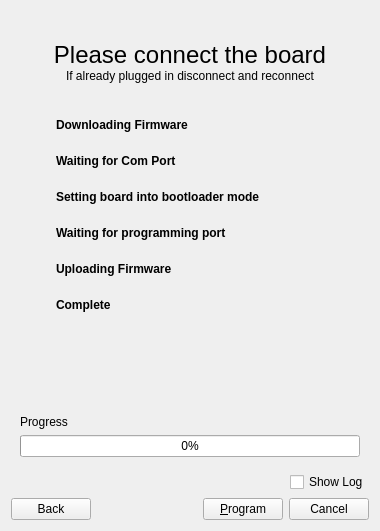
<?xml version="1.0" encoding="UTF-8"?>
<ui version="4.0">
 <class>firmwarewizard</class>
 <widget class="QWidget" name="firmwarewizard">
  <property name="geometry">
   <rect>
    <x>0</x>
    <y>0</y>
    <width>380</width>
    <height>531</height>
   </rect>
  </property>
  <property name="windowTitle">
   <string>Firmware Loader</string>
  </property>
  <layout class="QVBoxLayout" name="verticalLayout_3">
   <item>
    <widget class="QStackedWidget" name="stkWidget">
     <property name="currentIndex">
      <number>1</number>
     </property>
     <widget class="QWidget" name="page">
      <layout class="QVBoxLayout" name="verticalLayout_2">
       <item>
        <widget class="QLabel" name="label">
         <property name="text">
          <string>&lt;html&gt;&lt;head/&gt;&lt;body&gt;&lt;p align=&quot;center&quot;&gt;&lt;span style=&quot; font-size:18pt; font-weight:600;&quot;&gt;Choose your firmware&lt;/span&gt;&lt;/p&gt;&lt;/body&gt;&lt;/html&gt;</string>
         </property>
         <property name="margin">
          <number>10</number>
         </property>
        </widget>
       </item>
       <item>
        <layout class="QGridLayout" name="gridLayout">
         <item row="2" column="2">
          <widget class="QPushButton" name="cmdOpenFile">
           <property name="sizePolicy">
            <sizepolicy hsizetype="Minimum" vsizetype="Fixed">
             <horstretch>0</horstretch>
             <verstretch>0</verstretch>
            </sizepolicy>
           </property>
           <property name="maximumSize">
            <size>
             <width>30</width>
             <height>16777215</height>
            </size>
           </property>
           <property name="text">
            <string>...</string>
           </property>
          </widget>
         </item>
         <item row="2" column="1">
          <widget class="QLineEdit" name="txtFirmFile">
           <property name="sizePolicy">
            <sizepolicy hsizetype="Expanding" vsizetype="Fixed">
             <horstretch>0</horstretch>
             <verstretch>0</verstretch>
            </sizepolicy>
           </property>
           <property name="placeholderText">
            <string>Choose Firmware File --&gt;</string>
           </property>
          </widget>
         </item>
         <item row="0" column="0">
          <widget class="QLabel" name="label_2">
           <property name="sizePolicy">
            <sizepolicy hsizetype="Maximum" vsizetype="Preferred">
             <horstretch>0</horstretch>
             <verstretch>0</verstretch>
            </sizepolicy>
           </property>
           <property name="text">
            <string>Firmware Source</string>
           </property>
          </widget>
         </item>
         <item row="0" column="1" colspan="2">
          <widget class="QComboBox" name="cmbSource">
           <property name="sizePolicy">
            <sizepolicy hsizetype="Minimum" vsizetype="Fixed">
             <horstretch>0</horstretch>
             <verstretch>0</verstretch>
            </sizepolicy>
           </property>
           <item>
            <property name="text">
             <string>Github - Stable</string>
            </property>
           </item>
           <item>
            <property name="text">
             <string>Github - Testing</string>
            </property>
           </item>
           <item>
            <property name="text">
             <string>Local File</string>
            </property>
           </item>
          </widget>
         </item>
        </layout>
       </item>
       <item>
        <widget class="Line" name="line">
         <property name="orientation">
          <enum>Qt::Horizontal</enum>
         </property>
        </widget>
       </item>
       <item>
        <widget class="QLabel" name="label_13">
         <property name="text">
          <string>Firmware</string>
         </property>
        </widget>
       </item>
       <item>
        <widget class="QStackedWidget" name="stkFirmList">
         <property name="currentIndex">
          <number>0</number>
         </property>
         <widget class="QWidget" name="page_3">
          <layout class="QVBoxLayout" name="verticalLayout">
           <property name="leftMargin">
            <number>0</number>
           </property>
           <property name="topMargin">
            <number>0</number>
           </property>
           <property name="rightMargin">
            <number>0</number>
           </property>
           <property name="bottomMargin">
            <number>0</number>
           </property>
           <item>
            <widget class="QListWidget" name="lstFirmwares">
             <property name="sizePolicy">
              <sizepolicy hsizetype="MinimumExpanding" vsizetype="Maximum">
               <horstretch>0</horstretch>
               <verstretch>0</verstretch>
              </sizepolicy>
             </property>
            </widget>
           </item>
          </layout>
         </widget>
         <widget class="QWidget" name="page_4">
          <layout class="QVBoxLayout" name="verticalLayout_4">
           <item>
            <widget class="QLabel" name="label_12">
             <property name="text">
              <string>&lt;html&gt;&lt;head/&gt;&lt;body&gt;&lt;p&gt;&lt;span style=&quot; font-size:12pt; font-weight:600;&quot;&gt;Downloading...&lt;/span&gt;&lt;/p&gt;&lt;/body&gt;&lt;/html&gt;</string>
             </property>
             <property name="alignment">
              <set>Qt::AlignCenter</set>
             </property>
            </widget>
           </item>
          </layout>
         </widget>
        </widget>
       </item>
       <item>
        <widget class="QLabel" name="label_10">
         <property name="text">
          <string>File Details</string>
         </property>
        </widget>
       </item>
       <item>
        <widget class="QTableWidget" name="infoTable">
         <property name="sizePolicy">
          <sizepolicy hsizetype="MinimumExpanding" vsizetype="Minimum">
           <horstretch>0</horstretch>
           <verstretch>0</verstretch>
          </sizepolicy>
         </property>
         <property name="frameShape">
          <enum>QFrame::Box</enum>
         </property>
         <property name="frameShadow">
          <enum>QFrame::Raised</enum>
         </property>
         <property name="alternatingRowColors">
          <bool>true</bool>
         </property>
         <property name="selectionMode">
          <enum>QAbstractItemView::SingleSelection</enum>
         </property>
         <property name="selectionBehavior">
          <enum>QAbstractItemView::SelectItems</enum>
         </property>
         <attribute name="horizontalHeaderVisible">
          <bool>false</bool>
         </attribute>
         <attribute name="verticalHeaderVisible">
          <bool>false</bool>
         </attribute>
        </widget>
       </item>
      </layout>
     </widget>
     <widget class="QWidget" name="page_2">
      <layout class="QGridLayout" name="gridLayout_2">
       <item row="8" column="0" colspan="2">
        <widget class="QLabel" name="label_11">
         <property name="text">
          <string>Progress</string>
         </property>
         <property name="alignment">
          <set>Qt::AlignBottom|Qt::AlignLeading|Qt::AlignLeft</set>
         </property>
        </widget>
       </item>
       <item row="1" column="0">
        <widget class="Led" name="ledDownloading" native="true">
         <property name="sizePolicy">
          <sizepolicy hsizetype="Fixed" vsizetype="Fixed">
           <horstretch>0</horstretch>
           <verstretch>0</verstretch>
          </sizepolicy>
         </property>
         <property name="minimumSize">
          <size>
           <width>30</width>
           <height>30</height>
          </size>
         </property>
         <property name="maximumSize">
          <size>
           <width>30</width>
           <height>30</height>
          </size>
         </property>
        </widget>
       </item>
       <item row="2" column="0">
        <widget class="Led" name="ledWaitPort" native="true">
         <property name="sizePolicy">
          <sizepolicy hsizetype="Fixed" vsizetype="Fixed">
           <horstretch>0</horstretch>
           <verstretch>0</verstretch>
          </sizepolicy>
         </property>
         <property name="minimumSize">
          <size>
           <width>30</width>
           <height>30</height>
          </size>
         </property>
         <property name="maximumSize">
          <size>
           <width>30</width>
           <height>30</height>
          </size>
         </property>
        </widget>
       </item>
       <item row="6" column="1">
        <widget class="QLabel" name="label_8">
         <property name="font">
          <font>
           <weight>75</weight>
           <bold>true</bold>
          </font>
         </property>
         <property name="text">
          <string>Complete</string>
         </property>
        </widget>
       </item>
       <item row="6" column="0">
        <widget class="Led" name="ledComplete" native="true">
         <property name="sizePolicy">
          <sizepolicy hsizetype="Fixed" vsizetype="Fixed">
           <horstretch>0</horstretch>
           <verstretch>0</verstretch>
          </sizepolicy>
         </property>
         <property name="minimumSize">
          <size>
           <width>30</width>
           <height>30</height>
          </size>
         </property>
         <property name="maximumSize">
          <size>
           <width>30</width>
           <height>30</height>
          </size>
         </property>
        </widget>
       </item>
       <item row="4" column="1">
        <widget class="QLabel" name="label_6">
         <property name="font">
          <font>
           <weight>75</weight>
           <bold>true</bold>
          </font>
         </property>
         <property name="text">
          <string>Waiting for programming port</string>
         </property>
        </widget>
       </item>
       <item row="5" column="1">
        <widget class="QLabel" name="label_7">
         <property name="font">
          <font>
           <weight>75</weight>
           <bold>true</bold>
          </font>
         </property>
         <property name="text">
          <string>Uploading Firmware</string>
         </property>
        </widget>
       </item>
       <item row="5" column="0">
        <widget class="Led" name="ledUploading" native="true">
         <property name="sizePolicy">
          <sizepolicy hsizetype="Fixed" vsizetype="Fixed">
           <horstretch>0</horstretch>
           <verstretch>0</verstretch>
          </sizepolicy>
         </property>
         <property name="minimumSize">
          <size>
           <width>30</width>
           <height>30</height>
          </size>
         </property>
         <property name="maximumSize">
          <size>
           <width>30</width>
           <height>30</height>
          </size>
         </property>
        </widget>
       </item>
       <item row="0" column="0" colspan="2">
        <widget class="QLabel" name="lblState">
         <property name="text">
          <string>&lt;html&gt;&lt;head/&gt;&lt;body&gt;&lt;p align=&quot;center&quot;&gt;&lt;span style=&quot; font-size:18pt;&quot;&gt;Please connect the board&lt;/span&gt;&lt;span style=&quot; font-size:14pt;&quot;&gt;&lt;br/&gt;&lt;/span&gt;If already plugged in disconnect and reconnect&lt;/p&gt;&lt;/body&gt;&lt;/html&gt;</string>
         </property>
        </widget>
       </item>
       <item row="3" column="1">
        <widget class="QLabel" name="label_5">
         <property name="font">
          <font>
           <weight>75</weight>
           <bold>true</bold>
          </font>
         </property>
         <property name="text">
          <string>Setting board into bootloader mode</string>
         </property>
        </widget>
       </item>
       <item row="3" column="0">
        <widget class="Led" name="ledBootloader" native="true">
         <property name="sizePolicy">
          <sizepolicy hsizetype="Fixed" vsizetype="Fixed">
           <horstretch>0</horstretch>
           <verstretch>0</verstretch>
          </sizepolicy>
         </property>
         <property name="minimumSize">
          <size>
           <width>30</width>
           <height>30</height>
          </size>
         </property>
         <property name="maximumSize">
          <size>
           <width>30</width>
           <height>30</height>
          </size>
         </property>
        </widget>
       </item>
       <item row="2" column="1">
        <widget class="QLabel" name="label_4">
         <property name="font">
          <font>
           <weight>75</weight>
           <bold>true</bold>
          </font>
         </property>
         <property name="text">
          <string>Waiting for Com Port</string>
         </property>
        </widget>
       </item>
       <item row="9" column="0" colspan="2">
        <widget class="QProgressBar" name="progressBar">
         <property name="value">
          <number>0</number>
         </property>
        </widget>
       </item>
       <item row="1" column="1">
        <widget class="QLabel" name="label_14">
         <property name="font">
          <font>
           <weight>75</weight>
           <bold>true</bold>
          </font>
         </property>
         <property name="text">
          <string>Downloading Firmware</string>
         </property>
        </widget>
       </item>
       <item row="4" column="0">
        <widget class="Led" name="ledWait4NewPort" native="true">
         <property name="sizePolicy">
          <sizepolicy hsizetype="Fixed" vsizetype="Fixed">
           <horstretch>0</horstretch>
           <verstretch>0</verstretch>
          </sizepolicy>
         </property>
         <property name="minimumSize">
          <size>
           <width>30</width>
           <height>30</height>
          </size>
         </property>
         <property name="maximumSize">
          <size>
           <width>30</width>
           <height>30</height>
          </size>
         </property>
        </widget>
       </item>
       <item row="7" column="0" colspan="2">
        <widget class="QLabel" name="lblERR">
         <property name="sizePolicy">
          <sizepolicy hsizetype="Preferred" vsizetype="Maximum">
           <horstretch>0</horstretch>
           <verstretch>0</verstretch>
          </sizepolicy>
         </property>
         <property name="text">
          <string/>
         </property>
        </widget>
       </item>
      </layout>
     </widget>
    </widget>
   </item>
   <item>
    <layout class="QHBoxLayout" name="horizontalLayout_2">
     <item>
      <spacer name="horizontalSpacer_2">
       <property name="orientation">
        <enum>Qt::Horizontal</enum>
       </property>
       <property name="sizeHint" stdset="0">
        <size>
         <width>40</width>
         <height>20</height>
        </size>
       </property>
      </spacer>
     </item>
     <item>
      <widget class="QCheckBox" name="chkShowLog">
       <property name="text">
        <string>Show Log</string>
       </property>
      </widget>
     </item>
    </layout>
   </item>
   <item>
    <layout class="QHBoxLayout" name="horizontalLayout">
     <item>
      <widget class="QPushButton" name="cmdBack">
       <property name="text">
        <string>Back</string>
       </property>
      </widget>
     </item>
     <item>
      <spacer name="horizontalSpacer">
       <property name="orientation">
        <enum>Qt::Horizontal</enum>
       </property>
       <property name="sizeHint" stdset="0">
        <size>
         <width>40</width>
         <height>20</height>
        </size>
       </property>
      </spacer>
     </item>
     <item>
      <widget class="QPushButton" name="cmdProgram">
       <property name="text">
        <string>&amp;Program</string>
       </property>
      </widget>
     </item>
     <item>
      <widget class="QPushButton" name="cmdCancel">
       <property name="text">
        <string>Cancel</string>
       </property>
      </widget>
     </item>
    </layout>
   </item>
  </layout>
 </widget>
 <customwidgets>
  <customwidget>
   <class>Led</class>
   <extends>QWidget</extends>
   <header>led.h</header>
   <container>1</container>
  </customwidget>
 </customwidgets>
 <resources/>
 <connections/>
</ui>
